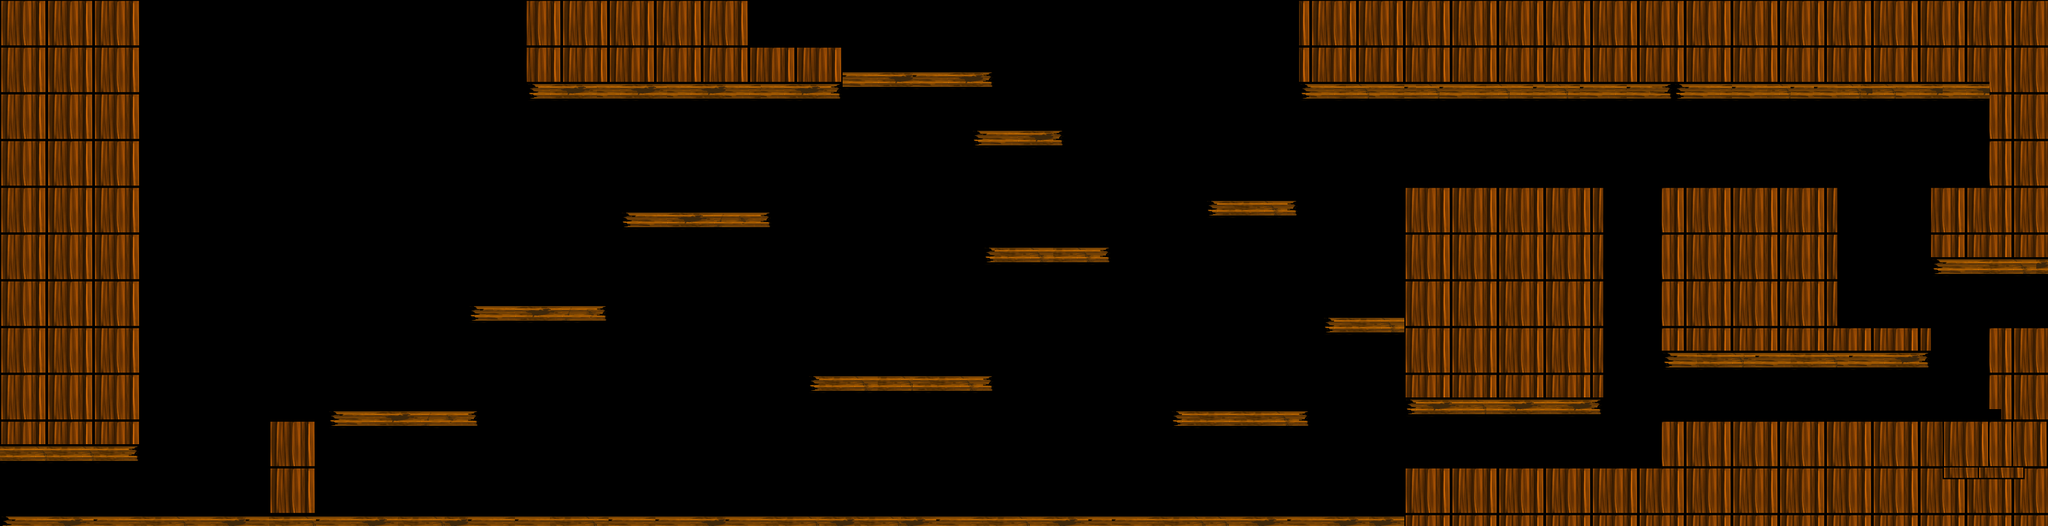

This is a level from a 2D game, rendered from its Tiled map with the project's own tilesets. A one-line summary and the map file follow, with tile-layer data summarised:
An orthogonal 175x45 tile map with 16x16 px tiles, 1 tile layer (Layer).

<map version="1.0" orientation="orthogonal" renderorder="right-down" width="175" height="45" tilewidth="16" tileheight="16" nextobjectid="1">
 <tileset firstgid="1" name="tileset" tilewidth="16" tileheight="16">
  <image source="../assets/tileset.png" width="384" height="64" />
 </tileset>
 <layer name="Layer" width="175" height="45">
  <data>[7875 cells, 2818 non-empty, 56 distinct tile ids]</data>
 </layer>
</map>